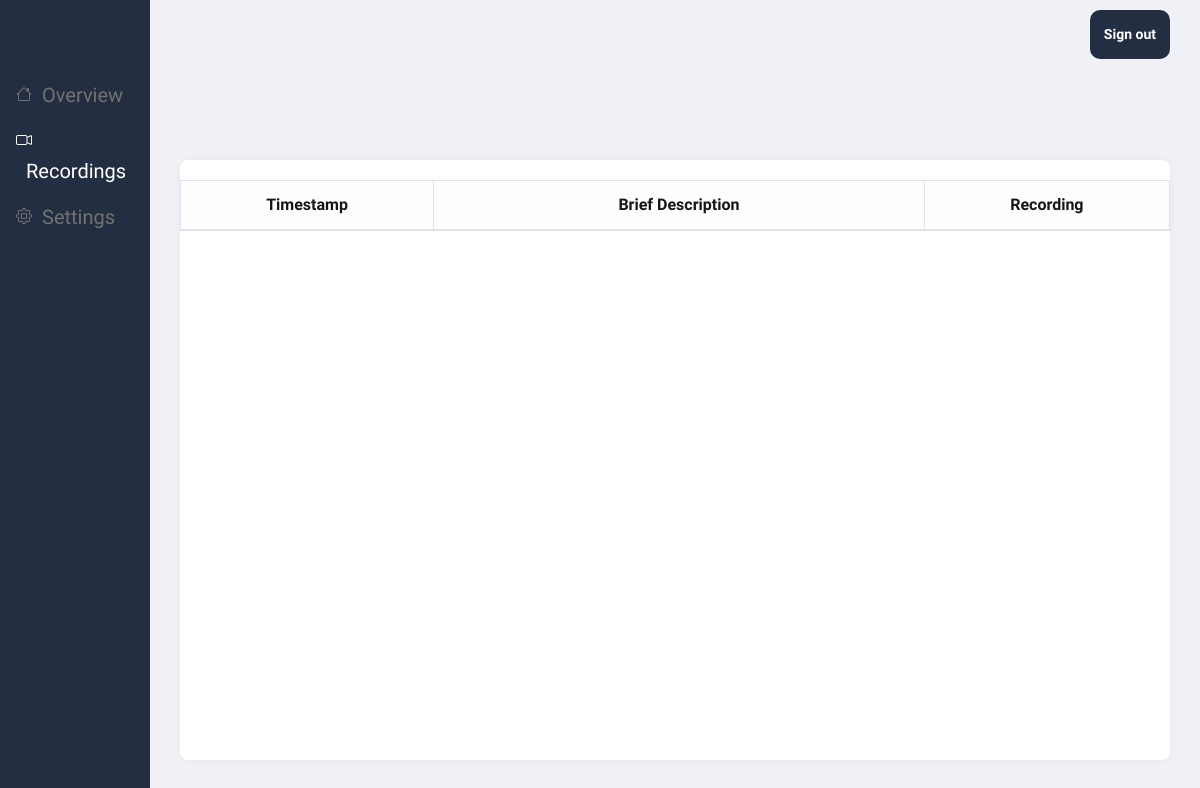
The page /pages/dashboard/recordings/ (signed in) on the database as committed earlier.
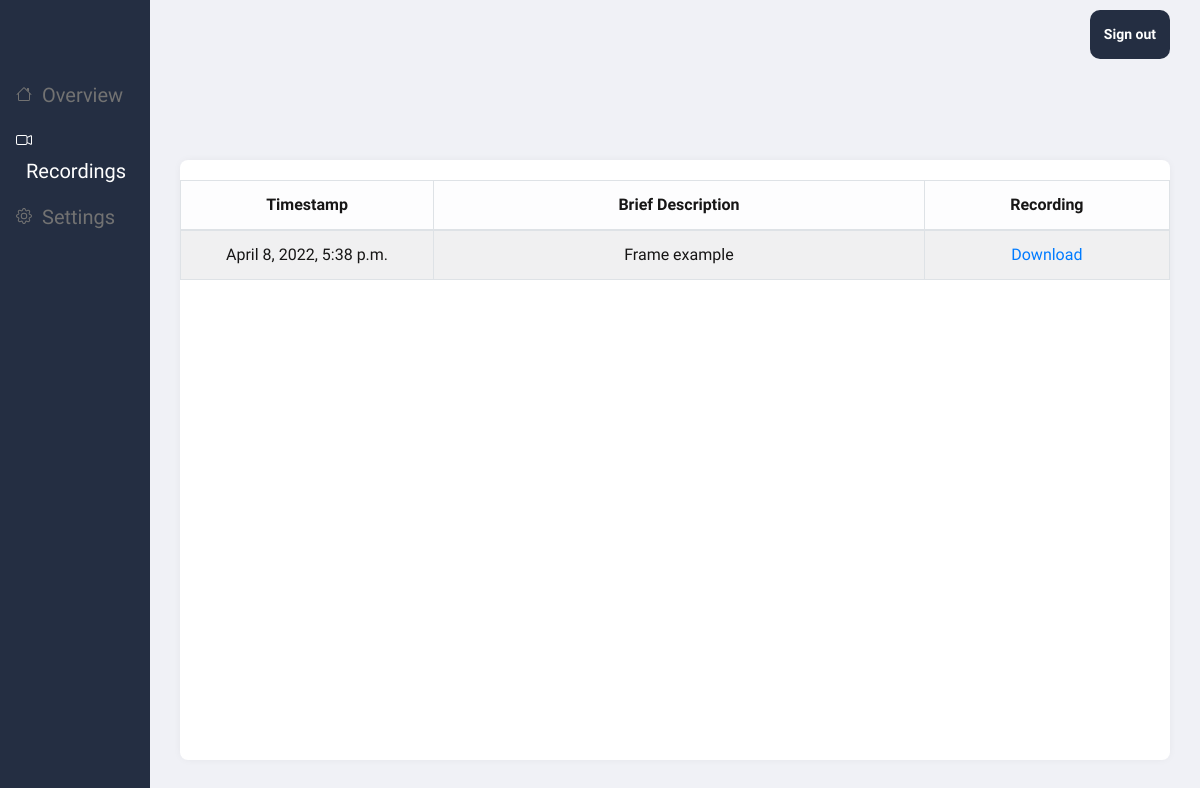
The same page on the database as committed later.
### pages/models.py (models this page shows)
class Recordings(models.Model):
    timestamp = models.DateTimeField()
    description = models.CharField(max_length=100, default="")
    media = models.FileField(upload_to='recordings/')

### pages/views.py (the view)
# urls.py: path("dashboard/recordings/", views.recordings_view, name="recordings"),
@login_required
def recordings_view(request):
    detection.turn_off_detection()
    theme = Appearance.objects.get(appearance="theme")
    recordings = Recordings.objects.all()
    context = {
        "theme": theme.theme,
        "recordings": recordings,
    }
    return render(request, "pages/recordings.html", context=context)

### pages/detection.py (called while the page is built)
def turn_off_detection():
    global runActionDetection
    runActionDetection = False

### templates/pages/recordings.html (shortened to what this page needs)
{% load static %}
<!DOCTYPE html>
<head>
    <link rel="stylesheet" type="text/css" href="{% static 'css/dashboard.css' %}">
    <link rel="stylesheet" href="https://cdn.jsdelivr.net/npm/bootstrap@4.0.0/dist/css/bootstrap.min.css">
</head>
<header>
    <a href="/accounts/logout" class="button">Sign out</a>
</header>
<div class="dash-sidenav">
    <div class="dash-sidenav-content">
        <a href="../"></i><span>Overview</span></a>
        <a style="color:white;"></i><span>Recordings</span></a>
        <a href="../settings"></i><span>Settings</span></a>
    </div>
</div>
<section class="{% if theme %} page-content {% else %} page-content-dark {% endif %}">
    <section class="grid">
        <article class="recordings-table-container">
            <table class="table {% if theme %} table-light {% else %} table-dark {% endif %} table-striped table-bordered" style="margin-top: 20px;">
                <thead>
                    <tr>
                        <th scope="col" style="width: 10%">Timestamp</th>
                        <th scope="col" style="width: 20%">Brief Description</th>
                        <th scope="col" style="width: 10%">Recording</th>
                    </tr>
                </thead>
                <tbody>
                    {% for recording in recordings %}
                    <tr>
                        <td>{{ recording.timestamp }}</td>
                        <td>{{ recording.description }}</td>
                        <td><a href="/media/{{ recording.media }}" target="_blank">Download</a></td>
                    </tr>
                    {% endfor %}
                </tbody>
            </table>
        </article>
    </section>
</section>

Rows that differ between the two databases and show on the page:
added Recordings: timestamp "April 8, 2022, 5:38 p.m.", description "Frame example"
